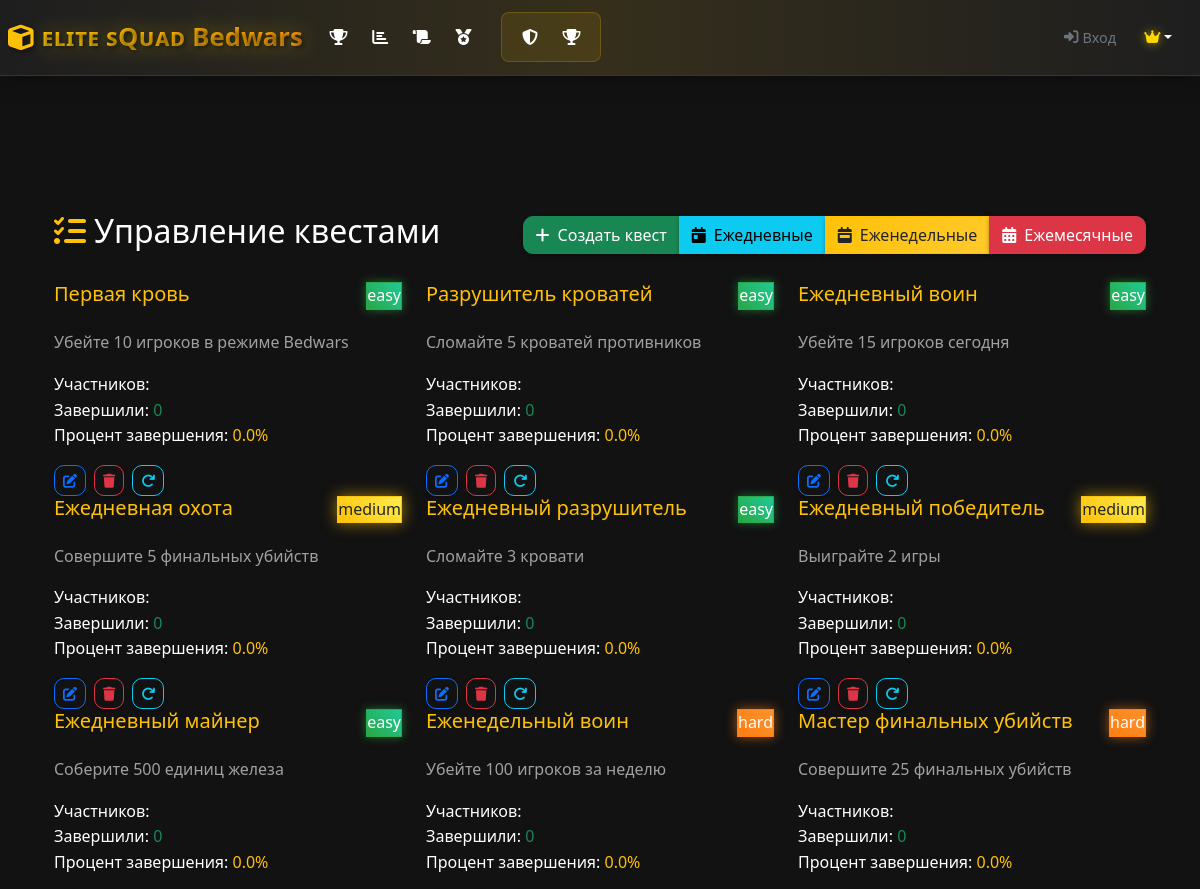
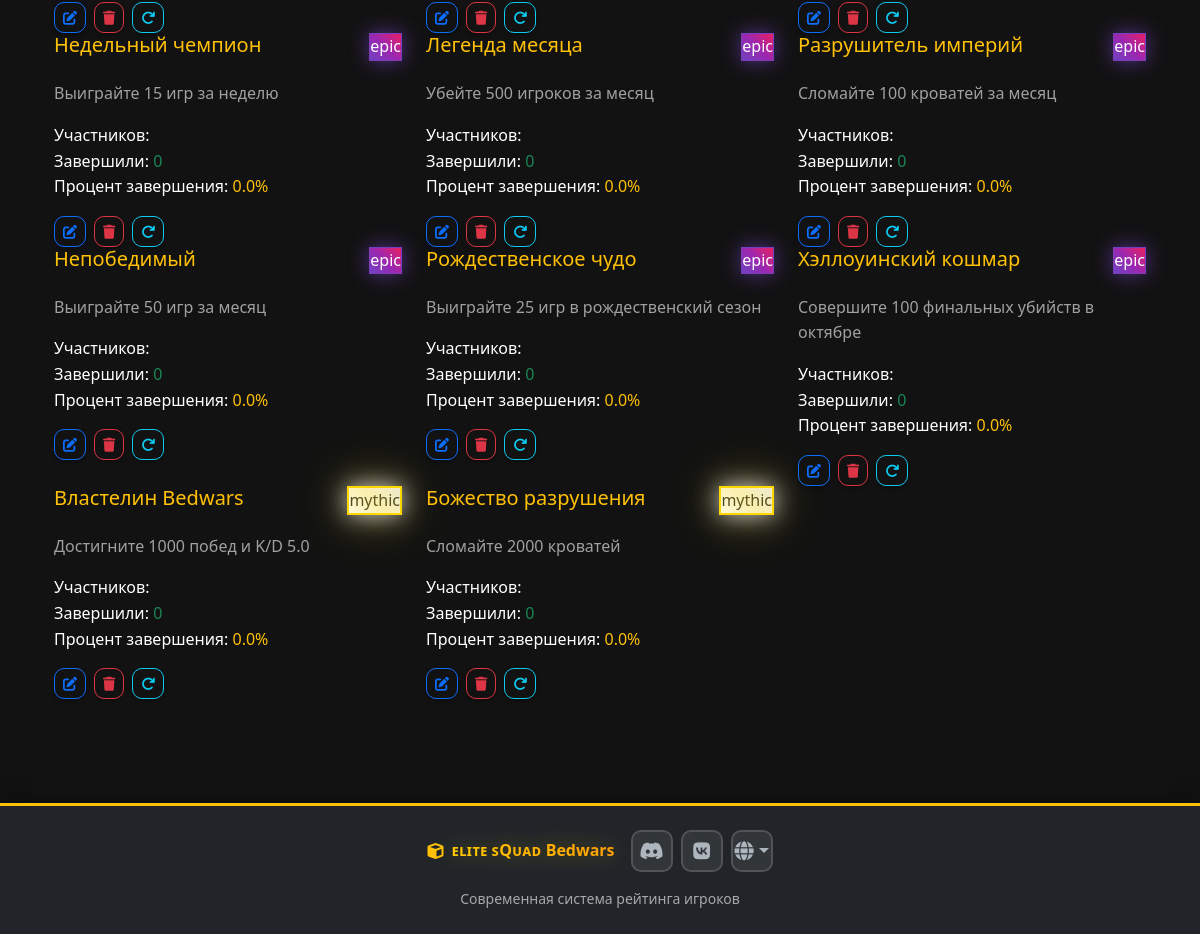
Page /admin/quests (signed in) on the committed database (2 pictures, top to bottom).
### models.py (models this page shows, shortened)
class Quest(db.Model):
    id = db.Column(db.Integer, primary_key=True)
    title = db.Column(db.String(200), nullable=False)
    description = db.Column(db.Text, nullable=False)
    type = db.Column(db.String(50), nullable=False)  # kills, beds, wins, etc.
    target_value = db.Column(db.Integer, nullable=False)
    reward_xp = db.Column(db.Integer, default=0)
    reward_coins = db.Column(db.Integer, default=0)
    reward_reputation = db.Column(db.Integer, default=0)
    reward_title = db.Column(db.String(100), nullable=True)
    reward_role = db.Column(db.String(100), nullable=True)
    icon = db.Column(db.String(50), default='fas fa-trophy')
    difficulty = db.Column(db.String(20), default='medium', nullable=False)  # easy, medium, hard, epic
    quest_category = db.Column(db.String(20), default='permanent', nullable=False)  # daily, weekly, monthly, thematic, mythic, permanent
    is_active = db.Column(db.Boolean, default=True)
    is_repeatable = db.Column(db.Boolean, default=True)
    expires_at = db.Column(db.DateTime, nullable=True)
    created_at = db.Column(db.DateTime, default=datetime.utcnow)
    last_refresh = db.Column(db.DateTime, default=datetime.utcnow)
    player_quests = db.relationship('PlayerQuest', backref='quest', lazy=True, cascade='all, delete-orphan')

### routes.py (the view)
@app.route('/admin/quests')
def admin_quests():
    if not session.get('is_admin', False):
        flash('Доступ запрещен!', 'error')
        return redirect(url_for('login'))
    quests = Quest.query.all()
    quest_stats = []
    for quest in quests:
        total_attempts = PlayerQuest.query.filter_by(quest_id=quest.id).count()
        completed = PlayerQuest.query.filter_by(quest_id=quest.id, is_completed=True).count()
        completion_rate = (completed / total_attempts * 100) if total_attempts > 0 else 0
        quest_stats.append({
            'quest': quest,
            'total_attempts': total_attempts,
            'completed': completed,
            'completion_rate': completion_rate
        })
    return render_template('admin_quests.html', quest_stats=quest_stats)

### routes.py (called while the page is built)
@app.context_processor
def inject_current_player():
    current_player = None
    player_nickname = session.get('player_nickname')
    if player_nickname:
        current_player = Player.query.filter_by(nickname=player_nickname).first()
    if 'language' not in session:
        session['language'] = 'ru'
    return dict(current_player=current_player, current_language=session.get('language', 'ru'))

### templates/admin_quests.html (shortened to what this page needs)
{% extends "base.html" %}
{% block content %}
<div class="container-fluid py-4">
    <div class="d-flex justify-content-between align-items-center mb-4">
        <h2 class="page-title">
            <i class="fas fa-tasks text-warning me-2"></i>Управление квестами
        </h2>
        <div class="btn-group">
            <button class="btn btn-success" data-bs-target="#createQuestModal" data-bs-toggle="modal">
                <i class="fas fa-plus me-2"></i>Создать квест
            </button>
            <button class="btn btn-info" onclick="generateDailyQuests()">
                <i class="fas fa-calendar-day me-2"></i>Ежедневные
            </button>
            <button class="btn btn-warning" onclick="generateWeeklyQuests()">
                <i class="fas fa-calendar-week me-2"></i>Еженедельные
            </button>
            <button class="btn btn-danger" onclick="generateMonthlyQuests()">
                <i class="fas fa-calendar-alt me-2"></i>Ежемесячные
            </button>
        </div>
    </div>
    <div class="row">
        {% for quest_stat in quest_stats %}
        <div class="col-lg-6 col-xl-4">
            <div class="quest-card">
                <div class="d-flex justify-content-between align-items-start mb-3">
                    <h5 class="text-warning">{{ quest_stat.quest.title }}</h5>
                    <span class="quest-difficulty difficulty-{{ quest_stat.quest.difficulty }}">
                        {{ quest_stat.quest.difficulty }}
                    </span>
                </div>
                <p class="text-muted">{{ quest_stat.quest.description }}</p>
                <div class="quest-stats">
                    <div class="stat-item">
                        <span>Участников:</span>
                    </div>
                    <div class="stat-item">
                        <span>Завершили:</span>
                        <span class="text-success">{{ quest_stat.completed }}</span>
                    </div>
                    <div class="stat-item">
                        <span>Процент завершения:</span>
                        <span class="text-warning">{{ "%.1f"|format(quest_stat.completion_rate) }}%</span>
                    </div>
                </div>
                <div class="d-flex gap-2 mt-3">
                    <button class="btn btn-sm btn-outline-primary" onclick="editQuest({{ quest_stat.quest.id }})">
                        <i class="fas fa-edit"></i>
                    </button>
                    <button class="btn btn-sm btn-outline-danger" onclick="deleteQuest({{ quest_stat.quest.id }})">
                        <i class="fas fa-trash"></i>
                    </button>
                    <button class="btn btn-sm btn-outline-info" onclick="resetQuestProgress({{ quest_stat.quest.id }})">
                        <i class="fas fa-redo"></i>
                    </button>
                </div>
            </div>
        </div>
        {% endfor %}
    </div>
</div>
{% endblock %}

### static/css/style.css (style rules this page uses)
:root { --primary-color: #ffc107; --secondary-color: #6c757d; --success-color: #198754; --danger-color: #dc3545; --warning-color: #ffc107; --info-color: #0dcaf0; --dark-color: #212529; --light-color: #f8f9fa; --minecraft-green: #00aa00; --minecraft-red: #ff5555; --minecraft-blue: #5555ff; --minecraft-gold: #ffaa00; --minecraft-purple: #aa00aa; --reputation-color: #007bff; --bg-primary: linear-gradient(135deg, #1a1a1a 0%, #2d2d2d 100%); --bg-secondary: linear-gradient(135deg, #343a40 0%, #495057 100%); --bg-accent: linear-gradient(135deg, #ffc107 0%, #ffca2c 100%); --shadow-sm: 0 2px 4px rgba(0, 0, 0, 0.3); --shadow-md: 0 4px 8px rgba(0, 0, 0, 0.4); --shadow-lg: 0 8px 16px rgba(0, 0, 0, 0.5); --shadow-glow: 0 0 20px rgba(255, 193, 7, 0.3); }
* { box-sizing: border-box; cursor: none !important; }
html, body { height: 100%; max-height: 100%; margin: 0; padding: 0; }
body { background: var(--bg-primary); color: #ffffff; font-family: 'Segoe UI', Tahoma, Geneva, Verdana, sans-serif; line-height: 1.6; overflow-x: hidden; cursor: default; display: flex; flex-direction: column; min-height: 100vh; cursor: none !important; }
.btn { border-radius: 10px; font-weight: 500; transition: all 0.3s cubic-bezier(0.25, 0.46, 0.45, 0.94); box-shadow: var(--shadow-sm); cursor: pointer; position: relative; overflow: hidden; }
.btn::before { content: ''; position: absolute; top: 0; left: -100%; width: 100%; height: 100%; background: linear-gradient(90deg, transparent, rgba(255, 255, 255, 0.2), transparent); transition: left 0.5s ease; }
.btn-warning { background: var(--bg-accent); border-color: var(--warning-color); color: #212529; }
.difficulty-easy { background: linear-gradient(45deg, #28a745, #20c997); animation: easyGlow 2s ease-in-out infinite alternate; box-shadow: 0 0 10px rgba(40, 167, 69, 0.6); border: 1px solid rgba(40, 167, 69, 0.8); }
.difficulty-medium { background: linear-gradient(45deg, #ffc107, #ffed4e); animation: mediumPulse 1.5s ease-in-out infinite; box-shadow: 0 0 15px rgba(255, 193, 7, 0.6); border: 1px solid rgba(255, 193, 7, 0.8); color: #212529; }
.difficulty-hard { background: linear-gradient(45deg, #fd7e14, #ff922b); box-shadow: 0 0 12px rgba(253, 126, 20, 0.6); border: 1px solid rgba(253, 126, 20, 0.8); }
.difficulty-epic { background: linear-gradient(45deg, #6f42c1, #9c27b0, #e91e63); animation: epicGlitch 3s ease-in-out infinite; box-shadow: 0 0 20px rgba(111, 66, 193, 0.7); border: 1px solid rgba(111, 66, 193, 0.8); position: relative; overflow: hidden; }
.difficulty-mythic { background: linear-gradient(45deg, #ffffff, #f8f9fa, #e9ecef); animation: mythicAura 4s ease-in-out infinite; box-shadow: 0 0 25px rgba(255, 255, 255, 0.8), 0 0 50px rgba(255, 215, 0, 0.4); border: 2px solid #ffd700; color: #212529; position: relative; overflow: hidden; }
.difficulty-mythic::before { content: ''; position: absolute; top: -50%; left: -50%; width: 200%; height: 200%; background: linear-gradient(45deg, transparent, rgba(255, 215, 0, 0.3), transparent); animation: mythicSweep 3s linear infinite; }

### rows in the picture
Quest: quest "Первая кровь", quest.difficulty "easy", quest.description "Убейте 10 игроков в режиме Bedwars"
Quest: quest "Разрушитель кроватей", quest.difficulty "easy", quest.description "Сломайте 5 кроватей противников"
Quest: quest "Ежедневный воин", quest.difficulty "easy", quest.description "Убейте 15 игроков сегодня"
Quest: quest "Ежедневная охота", quest.difficulty "medium", quest.description "Совершите 5 финальных убийств"
Quest: quest "Ежедневный разрушитель", quest.difficulty "easy", quest.description "Сломайте 3 кровати"
Quest: quest "Ежедневный победитель", quest.difficulty "medium", quest.description "Выиграйте 2 игры"
Quest: quest "Ежедневный майнер", quest.difficulty "easy", quest.description "Соберите 500 единиц железа"
Quest: quest "Еженедельный воин", quest.difficulty "hard", quest.description "Убейте 100 игроков за неделю"
Quest: quest "Мастер финальных убийств", quest.difficulty "hard", quest.description "Совершите 25 финальных убийств"
Quest: quest "Недельный чемпион", quest.difficulty "epic", quest.description "Выиграйте 15 игр за неделю"
Quest: quest "Легенда месяца", quest.difficulty "epic", quest.description "Убейте 500 игроков за месяц"
Quest: quest "Разрушитель империй", quest.difficulty "epic", quest.description "Сломайте 100 кроватей за месяц"
Quest: quest "Непобедимый", quest.difficulty "epic", quest.description "Выиграйте 50 игр за месяц"
Quest: quest "Рождественское чудо", quest.difficulty "epic", quest.description "Выиграйте 25 игр в рождественский сезон"
Quest: quest "Хэллоуинский кошмар", quest.difficulty "epic", quest.description "Совершите 100 финальных убийств в октябре"
Quest: quest "Властелин Bedwars", quest.difficulty "mythic", quest.description "Достигните 1000 побед и K/D 5.0"
Quest: quest "Божество разрушения", quest.difficulty "mythic", quest.description "Сломайте 2000 кроватей"

### other values in the picture
{{ quest_stat.completed }} "0" "0" "0" "0" "0" "0" "0" "0" "0" "0" "0" "0" "0" "0" "0" "0" "0"
{{ "%.1f"|format(quest_stat.completion_rate) }} "0.0" "0.0" "0.0" "0.0" "0.0" "0.0" "0.0" "0.0" "0.0" "0.0" "0.0" "0.0" "0.0" "0.0" "0.0" "0.0" "0.0"
